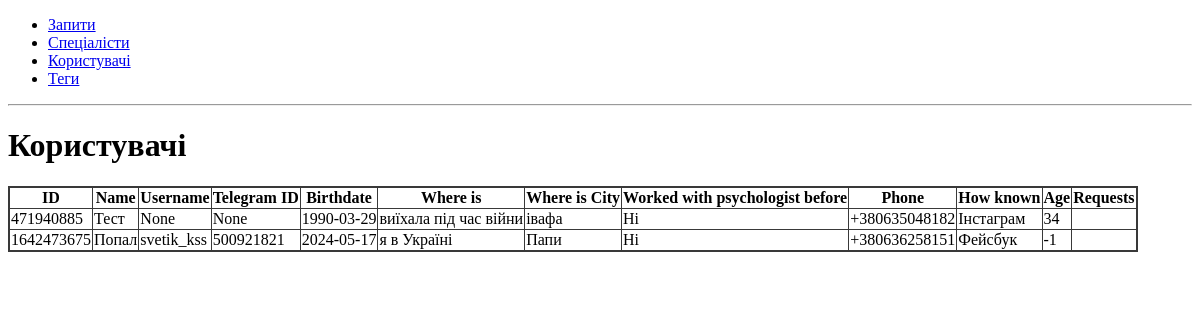
The app's page /users/, older data.
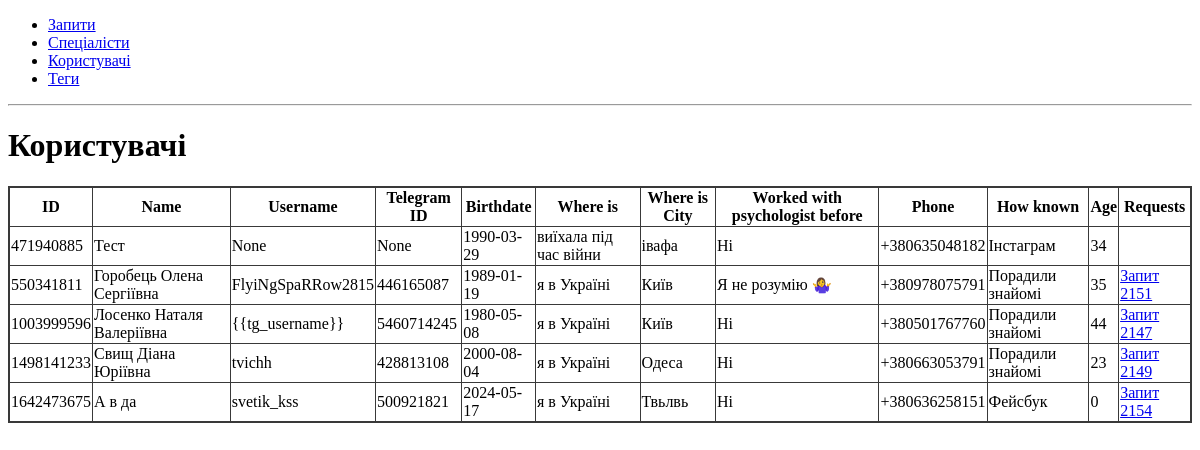
The same page, newer data.
### app/users/models.py (models this page shows, shortened)
class User(db.Model):
    id = db.Column(db.Integer, primary_key=True)
    name = db.Column(db.String(80), unique=True, nullable=False)
    username = db.Column(db.String(80), unique=True)
    telegram_id = db.Column(db.Integer, unique=True)
    birthdate = db.Column(db.Date, nullable=False)
    where_is = db.Column(db.String(80), nullable=False)
    where_is_city = db.Column(db.String(80), nullable=False)
    worked_with_psychologist_before = db.Column(db.String(80), nullable=False)
    phone = db.Column(db.String(80), nullable=False)
    how_known = db.Column(db.String(80), nullable=False)
    age = db.Column(db.Integer)

### app/requests/models.py (models this page shows, shortened)
class Request(db.Model):
    id = db.Column(db.Integer, primary_key=True)
    created_date = db.Column(db.DateTime, nullable=False)
    user_full_name = db.Column(db.String(80), nullable=False)
    user_username = db.Column(db.String(80))
    user_telegram_id = db.Column(db.Integer)
    user_birthdate = db.Column(db.Date, nullable=False)
    user_where_is = db.Column(db.String(80), nullable=False)
    user_where_is_city = db.Column(db.String(80), nullable=False)
    user_worked_with_psychologist_before = db.Column(db.String(80), nullable=False)
    help_type = db.Column(db.String(80), nullable=False)
    user_how_known = db.Column(db.String(80), nullable=False)
    user_phone = db.Column(db.Integer, nullable=False)
    request_type = db.Column(db.String(80), nullable=False)
    tag_id = db.Column(db.Integer, db.ForeignKey("tag.id"), nullable=False)
    tag = db.relationship("Tag", backref="requests")
    user_id = db.Column(db.Integer, db.ForeignKey("user.id"), nullable=False)
    user = db.relationship("User", backref="requests")
    specialist_id = db.Column(db.Integer, db.ForeignKey("specialist.id"), nullable=True)
    specialist = db.relationship("Specialist", backref="requests")
    def __repr__(self):
        return f"Запит {self.id}"

### app/users/routes.py (the view)
@bp.route('/')
def users():
    return render_template('users.html', users=User.query.all())

### app/users/templates/users.html
{% extends 'base.html' %}
{% block content %}
<h1>Користувачі</h1>
{% include 'users_table.html' %}
{% endblock %}

### app/templates/base.html (shortened to what this page needs)
<!DOCTYPE html>
<html lang="en">
<head>
    <link rel="stylesheet" href="{{ url_for('static', filename='style.css') }}">
</head>
<body>
    <nav>
        <ul>
            <li><a href="{{ url_for('requests.requests') }}">Запити</a></li>
            <li><a href="{{ url_for('specialists.specialists') }}">Спеціалісти</a></li>
            <li><a href="{{ url_for('users.users') }}">Користувачі</a></li>
            <li><a href="{{ url_for('tags.tags') }}">Теги</a></li>
        </ul>
    </nav>
    <hr>
    <div class="content">
        {% block content %} {% endblock %}
    </div>
</body>
</html>

### app/users/templates/users_table.html
<table id="users">
    <thead>
        <tr>
            <th>ID</th>
            <th>Name</th>
            <th>Username</th>
            <th>Telegram ID</th>
            <th>Birthdate</th>
            <th>Where is</th>
            <th>Where is City</th>
            <th>Worked with psychologist before</th>
            <th>Phone</th>
            <th>How known</th>
            <th>Age</th>
            <th>Requests</th>
        </tr>
    </thead>
    <tbody>
        {% for user in users %}
        <tr>
            <td>{{ user.id }}</td>
            <td>{{ user.name }}</td>
            <td>{{ user.username }}</td>
            <td>{{ user.telegram_id }}</td>
            <td>{{ user.birthdate }}</td>
            <td>{{ user.where_is }}</td>
            <td>{{ user.where_is_city }}</td>
            <td>{{ user.worked_with_psychologist_before }}</td>
            <td>{{ user.phone }}</td>
            <td>{{ user.how_known }}</td>
            <td>{{ user.age }}</td>
            <td>
                {% for request in user.requests %}
                <a href="{{ url_for('requests.request_card', request_id=request.id) }}">{{ request }}</a>
                {% endfor %}
            </td>
        </tr>
        {% endfor %}
    </tbody>
</table>

### app/static/style.css (style rules this page uses)
table { border: 2px solid #393939; border-collapse: collapse; }
th, td { border: 0.5px solid #393939; }

Row changes from the older to the newer data that the page shows:
added User: id "550341811", name "Горобець Олена Сергіївна", username "FlyiNgSpaRRow2815", telegram_id "446165087", birthdate "1989-01-19", where_is "я в Україні", where_is_city "Київ", worked_with_psychologist_before "Я не розумію 🤷‍♀️", phone "+380978075791", how_known "Порадили знайомі", age "35"
added Request: id "Запит 2151", shown under "550341811"
added User: id "1003999596", name "Лосенко Наталя Валеріївна", username "{{tg_username}}", telegram_id "5460714245", birthdate "1980-05-08", where_is "я в Україні", where_is_city "Київ", worked_with_psychologist_before "Ні", phone "+380501767760", how_known "Порадили знайомі", age "44"
added Request: id "Запит 2147", shown under "1003999596"
added User: id "1498141233", name "Свищ Діана Юріївна", username "tvichh", telegram_id "428813108", birthdate "2000-08-04", where_is "я в Україні", where_is_city "Одеса", worked_with_psychologist_before "Ні", phone "+380663053791", how_known "Порадили знайомі", age "23"
added Request: id "Запит 2149", shown under "1498141233"
changed User "svetik_kss": name "Попал" → "А в да"; where_is_city "Папи" → "Твьлвь"; age "-1" → "0"
added Request: id "Запит 2154", shown under User "svetik_kss"
